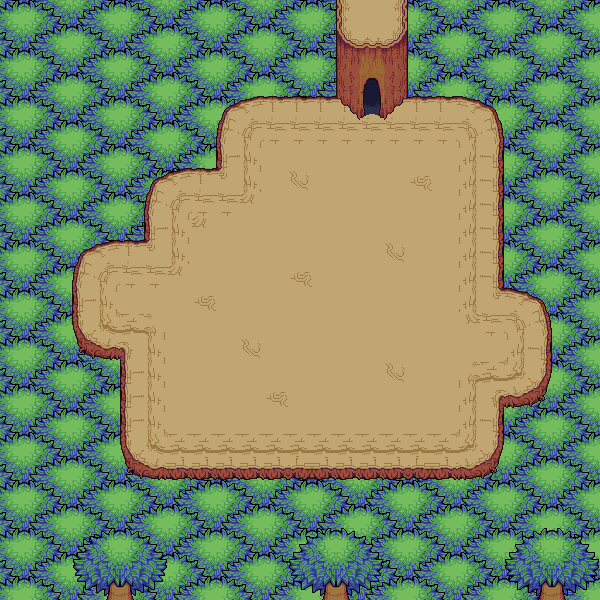

A 2D game scene composited from a Tiled map and its tileset images. What follows is a short description and the map's XML, with each tile layer's data collapsed to a summary:
An orthogonal 25x25 tile map with 24x24 px tiles, 5 tile layers (background, treestump, treedoor, deco, ...), 4 tilesets and 1 object.

<map version="1.10" tiledversion="1.10.2" orientation="orthogonal" renderorder="right-down" width="25" height="25" tilewidth="24" tileheight="24" infinite="0" nextlayerid="6" nextobjectid="1">
 <tileset firstgid="1" name="Cloud Interiors" tilewidth="24" tileheight="24" tilecount="300" columns="15">
  <image source="Asset Pack 8/Cloud Interiors.png" width="360" height="480" />
 </tileset>
 <tileset firstgid="301" name="Cloud world" tilewidth="24" tileheight="24" tilecount="442" columns="17">
  <image source="Asset Pack 8/Cloud world.png" width="408" height="624" />
 </tileset>
 <tileset firstgid="743" name="Tree Village" tilewidth="24" tileheight="24" tilecount="450" columns="15">
  <image source="Asset Pack 8/Tree Village.png" width="360" height="720" />
  <tile id="145">
   <objectgroup draworder="index" id="2">
    <object id="1" x="0" y="0" width="24" height="24.0909" />
   </objectgroup>
  </tile>
 </tileset>
 <tileset firstgid="1193" name="Cloud tree wall" tilewidth="24" tileheight="24" tilecount="108" columns="12">
  <image source="Asset Pack 8/Cloud tree wall.png" width="288" height="216" />
 </tileset>
 <layer id="1" name="background" width="25" height="25">
  <data>[625 cells, 625 non-empty, 8 distinct tile ids]</data>
 </layer>
 <layer id="2" name="treestump" width="25" height="25">
  <data>[625 cells, 261 non-empty, 34 distinct tile ids]</data>
 </layer>
 <layer id="3" name="treedoor" width="25" height="25">
  <data>[625 cells, 15 non-empty, 15 distinct tile ids]</data>
 </layer>
 <layer id="4" name="deco" width="25" height="25">
  <data>[625 cells, 45 non-empty, 15 distinct tile ids]</data>
 </layer>
 <layer id="5" name="bounds" width="25" height="25">
  <properties>
   <property name="solid" type="bool" value="true" />
  </properties>
  <data>[625 cells, 77 non-empty, 1 distinct tile ids]</data>
 </layer>
</map>